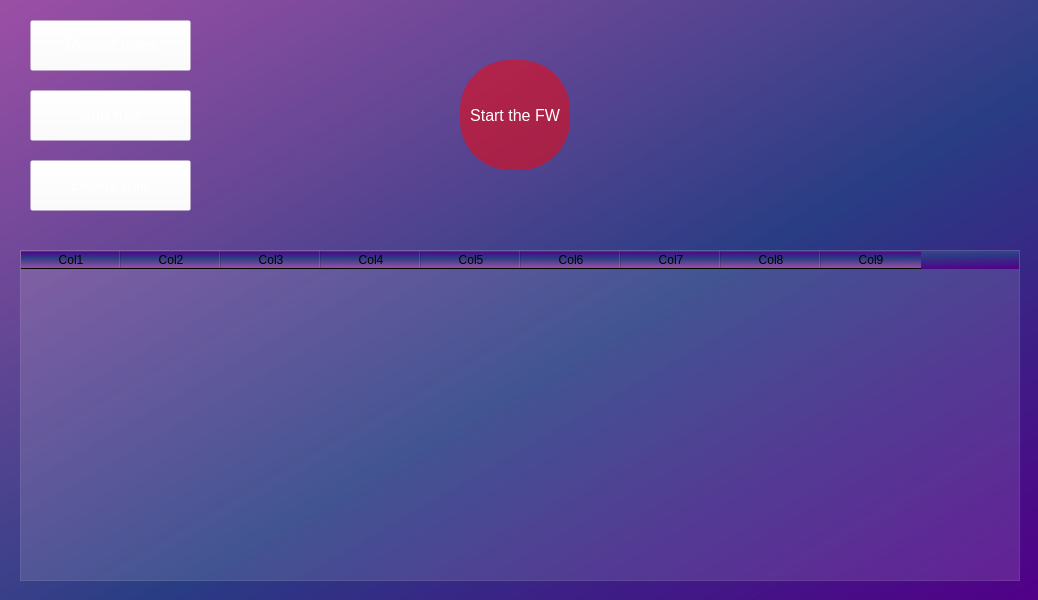
<?xml version="1.0" encoding="UTF-8"?>
<ui version="4.0">
 <class>MainWindow</class>
 <widget class="QMainWindow" name="MainWindow">
  <property name="geometry">
   <rect>
    <x>0</x>
    <y>0</y>
    <width>1038</width>
    <height>600</height>
   </rect>
  </property>
  <property name="minimumSize">
   <size>
    <width>800</width>
    <height>600</height>
   </size>
  </property>
  <property name="windowTitle">
   <string>MainWindow</string>
  </property>
  <property name="windowIcon">
   <iconset>
    <normaloff>yuuri_bulge.gif</normaloff>yuuri_bulge.gif</iconset>
  </property>
  <property name="styleSheet">
   <string notr="true">background-color: qlineargradient(spread:pad, x1:1, y1:1, x2:0, y2:0, stop:0 rgba(81, 0, 135, 255), stop:0.427447 rgba(41, 61, 132, 235), stop:1 rgba(155, 79, 165, 255));</string>
  </property>
  <widget class="QWidget" name="centralwidget">
   <widget class="QPushButton" name="reloadRulesBtn">
    <property name="geometry">
     <rect>
      <x>30</x>
      <y>20</y>
      <width>161</width>
      <height>51</height>
     </rect>
    </property>
    <property name="styleSheet">
     <string notr="true">QPushButton {
background-color: rgba(255, 255, 255, 30);
color: white;
font-size: 16px;
}

QPushButton:pressed {
background-color: rgba(255, 255, 255, 40);
}</string>
    </property>
    <property name="text">
     <string>Reload rules</string>
    </property>
   </widget>
   <widget class="QTableWidget" name="tableWidget">
    <property name="geometry">
     <rect>
      <x>20</x>
      <y>250</y>
      <width>1000</width>
      <height>331</height>
     </rect>
    </property>
    <property name="styleSheet">
     <string notr="true">QTableWidget {
background-color: rgba(255, 255, 255, 30);
color: black;
}

QTableWidget::item {
border-style: none;
}
</string>
    </property>
    <attribute name="verticalHeaderVisible">
     <bool>false</bool>
    </attribute>
    <column>
     <property name="text">
      <string>Col1</string>
     </property>
    </column>
    <column>
     <property name="text">
      <string>Col2</string>
     </property>
    </column>
    <column>
     <property name="text">
      <string>Col3</string>
     </property>
    </column>
    <column>
     <property name="text">
      <string>Col4</string>
     </property>
    </column>
    <column>
     <property name="text">
      <string>Col5</string>
     </property>
    </column>
    <column>
     <property name="text">
      <string>Col6</string>
     </property>
    </column>
    <column>
     <property name="text">
      <string>Col7</string>
     </property>
    </column>
    <column>
     <property name="text">
      <string>Col8</string>
     </property>
    </column>
    <column>
     <property name="text">
      <string>Col9</string>
     </property>
    </column>
   </widget>
   <widget class="QPushButton" name="addRuleBtn">
    <property name="geometry">
     <rect>
      <x>30</x>
      <y>90</y>
      <width>161</width>
      <height>51</height>
     </rect>
    </property>
    <property name="styleSheet">
     <string notr="true">QPushButton {
background-color: rgba(255, 255, 255, 30);
color: white;
font-size: 16px;
}

QPushButton:pressed {
background-color: rgba(255, 255, 255, 40);
}</string>
    </property>
    <property name="text">
     <string>Add rule</string>
    </property>
   </widget>
   <widget class="QPushButton" name="deleteRuleBtn">
    <property name="geometry">
     <rect>
      <x>30</x>
      <y>160</y>
      <width>161</width>
      <height>51</height>
     </rect>
    </property>
    <property name="styleSheet">
     <string notr="true">QPushButton {
background-color: rgba(255, 255, 255, 30);
color: white;
font-size: 16px;
}

QPushButton:pressed {
background-color: rgba(255, 255, 255, 40);
}</string>
    </property>
    <property name="text">
     <string>Delete rule</string>
    </property>
   </widget>
   <widget class="QPushButton" name="startFwcBtn">
    <property name="geometry">
     <rect>
      <x>460</x>
      <y>60</y>
      <width>110</width>
      <height>110</height>
     </rect>
    </property>
    <property name="styleSheet">
     <string notr="true">QPushButton {
background-color: rgba(255, 0, 0, 128);
color: white;
font-size: 16px;
border-radius: 50%;
}</string>
    </property>
    <property name="text">
     <string>Start the FW</string>
    </property>
   </widget>
  </widget>
 </widget>
 <resources/>
 <connections/>
</ui>
